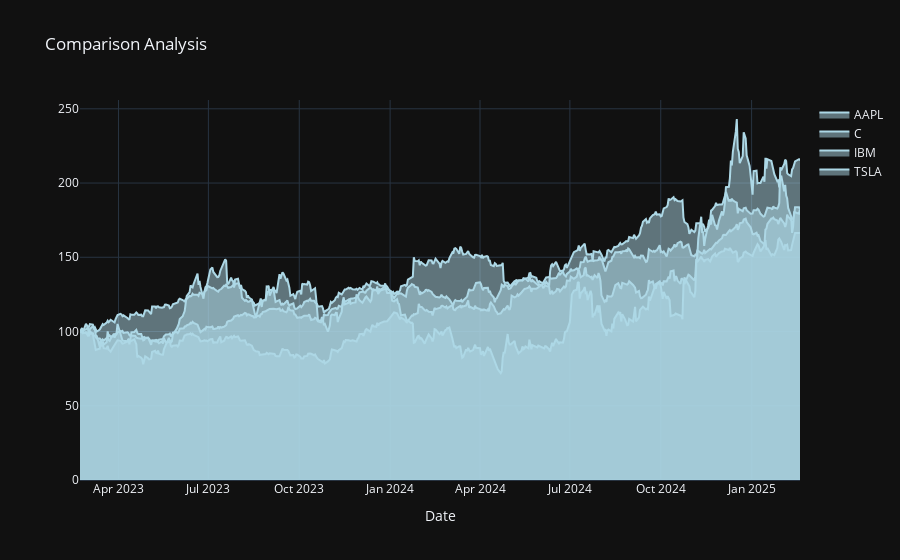

Write notebook code for a chart like this one.
### Markdown cell above
## adding colour

### Code cell
# applyting color='lightblue' alongwith fill='tozeroy'
fig = go.Figure(data=[go.Scatter(x=norm.index, y=norm[ticker], name=ticker, fill='tozeroy', line=dict(color='lightblue')) for ticker in norm.columns])
fig.update_layout(title='Comparison Analysis',
                   xaxis_title='Date',
                     #template='seaborn')
                   #template='polar')
                  #template='ggplot')
                  template='plotly_dark')
fig.show()

### Figure 1 — Plotly figure (JSON) as saved in the notebook; plotly's stock layout.template omitted (floating-point values rounded to 4 significant figures; data arrays with more than 128 entries replaced by an {"elided": "..."} marker saying what was removed)
{"data": [{"fill": "tozeroy", "line": {"color": "lightblue"}, "name": "AAPL", "type": "scatter", "x": {"elided": "501 str values"}, "y": {"elided": "501 float values"}}, {"fill": "tozeroy", "line": {"color": "lightblue"}, "name": "C", "type": "scatter", "x": {"elided": "501 str values"}, "y": {"elided": "501 float values"}}, {"fill": "tozeroy", "line": {"color": "lightblue"}, "name": "IBM", "type": "scatter", "x": {"elided": "501 str values"}, "y": {"elided": "501 float values"}}, {"fill": "tozeroy", "line": {"color": "lightblue"}, "name": "TSLA", "type": "scatter", "x": {"elided": "501 str values"}, "y": {"elided": "501 float values"}}], "layout": {"title": {"text": "Comparison Analysis"}, "xaxis": {"title": {"text": "Date"}}}}
